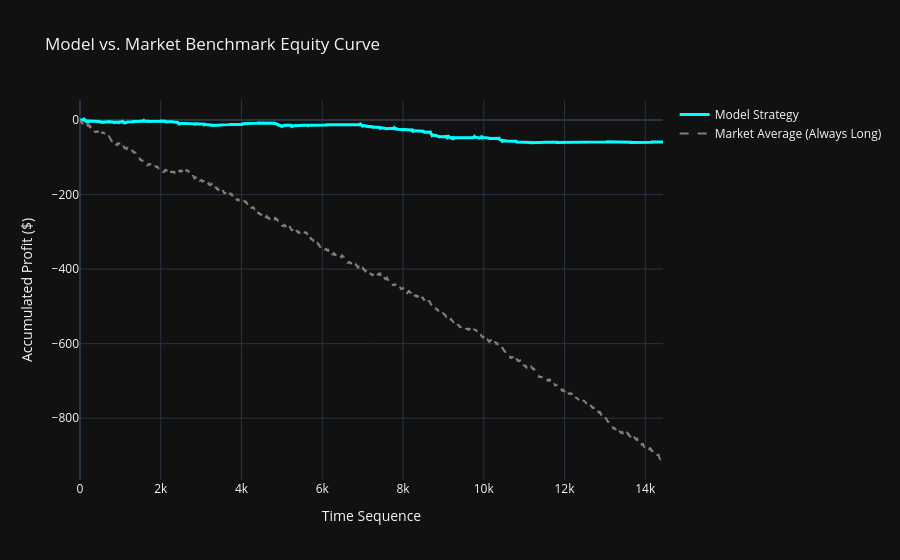

The cell this chart's notebook holds for it:
### Code cell
# Cell 6 (Binary PnL Engine & Benchmark Comparison)
import plotly.graph_objects as go
from sklearn.calibration import calibration_curve
import matplotlib.pyplot as plt

win_payout, loss_payout = 0.43, -0.57

# 1. Model PnL
correct = ((results_df['Signal'] == 1) & (results_df['Target'] == 1)) | \
          ((results_df['Signal'] == -1) & (results_df['Target'] == 0))
results_df['PnL'] = np.where(results_df['Signal'] == 0, 0.0, np.where(correct, win_payout, loss_payout))
results_df['Cum_PnL'] = results_df['PnL'].cumsum()

# 2. Benchmark (Always Long / Average Market Outcome)
# This represents taking every "Yes" bet at the same price cost.
results_df['Benchmark_PnL'] = np.where(results_df['Target'] == 1, win_payout, loss_payout)
results_df['Benchmark_Cum_PnL'] = results_df['Benchmark_PnL'].cumsum()

print(f"--- Backtest Summary (Best Threshold: {best_threshold:.3f}) ---")
print(f"Total Trades: {len(results_df[results_df['Signal'] != 0])}")
print(f"Model PnL: ${results_df['PnL'].sum():.2f}")
print(f"Market Average PnL (Always Long): ${results_df['Benchmark_PnL'].sum():.2f}")
print(f"Model Win Rate: {results_df[results_df['Signal'] != 0]['PnL'].apply(lambda x: x > 0).mean():.2%}")

# 2. Equity Curve Comparison
fig = go.Figure()
fig.add_trace(go.Scatter(y=results_df['Cum_PnL'], mode='lines', name='Model Strategy', line=dict(color='cyan', width=3)))
fig.add_trace(go.Scatter(y=results_df['Benchmark_Cum_PnL'], mode='lines', name='Market Average (Always Long)', line=dict(color='gray', dash='dash')))

fig.update_layout(title='Model vs. Market Benchmark Equity Curve',
                  xaxis_title='Time Sequence',
                  yaxis_title='Accumulated Profit ($)',
                  template='plotly_dark')
fig.show()

### Figure 1 — Plotly figure (JSON) as saved in the notebook; plotly's stock layout.template omitted (floating-point values rounded to 4 significant figures; data arrays with more than 128 entries replaced by an {"elided": "..."} marker saying what was removed)
{"data": [{"line": {"color": "cyan", "width": 3}, "mode": "lines", "name": "Model Strategy", "type": "scatter", "y": {"elided": "14440 float values"}}, {"line": {"color": "gray", "dash": "dash"}, "mode": "lines", "name": "Market Average (Always Long)", "type": "scatter", "y": {"elided": "14440 float values"}}], "layout": {"title": {"text": "Model vs. Market Benchmark Equity Curve"}, "xaxis": {"title": {"text": "Time Sequence"}}, "yaxis": {"title": {"text": "Accumulated Profit ($)"}}}}
